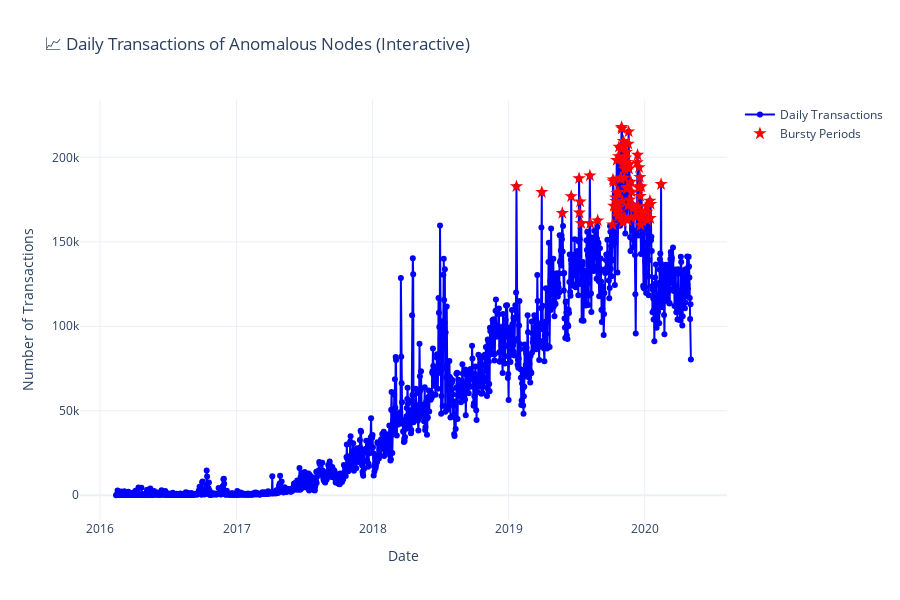

Here is the notebook cell this chart was saved with:
### Code cell
import pandas as pd
import os
from collections import Counter
import plotly.graph_objs as go
from plotly.subplots import make_subplots


folder_path = r"D:\bhavya\daywise1"
anomalous_nodes_file = r"C:\Users\varun\OneDrive\Desktop\major\top_anomalous_nodes.csv"

top_anomalies = pd.read_csv(anomalous_nodes_file)
anomalous_nodes = set(top_anomalies['node'].tolist())

daily_counts = Counter()
full_data = []
daywise_files = sorted([f for f in os.listdir(folder_path) if f.endswith('.txt')])

print(f"Total files to read: {len(daywise_files)}")

for idx, file in enumerate(daywise_files):
    file_path = os.path.join(folder_path, file)
    print(f"[{idx+1}/{len(daywise_files)}] Processing file: {file}")
    
    try:
        df = pd.read_csv(file_path, header=None, delim_whitespace=True)
        if df.shape[1] != 8:
            print(f"  !! Warning in {file}: Detected {df.shape[1]} columns instead of 8")
            continue

        df.columns = ['timestamp', 'date', 'time', 'from', 'to', 'fromiscontract', 'toiscontract', 'value']

        df['from'] = pd.to_numeric(df['from'], errors='coerce')
        df['to'] = pd.to_numeric(df['to'], errors='coerce')
        df['date'] = pd.to_datetime(df['date'], errors='coerce')
        df = df.dropna(subset=['from', 'to', 'date'])

        df_filtered = df[df['from'].isin(anomalous_nodes) | df['to'].isin(anomalous_nodes)]

        date_counts = df_filtered['date'].value_counts()
        for date, count in date_counts.items():
            daily_counts[date] += count

        full_data.append(df_filtered)

    except Exception as e:
        print(f"  !! Error in {file}: {e}")

df_resampled = pd.Series(daily_counts).sort_index()
threshold = df_resampled.quantile(0.95)
bursty_periods = df_resampled[df_resampled > threshold]


fig = make_subplots(rows=1, cols=1)

fig.add_trace(go.Scatter(
    x=df_resampled.index,
    y=df_resampled.values,
    mode='lines+markers',
    name='Daily Transactions',
    line=dict(color='blue'),
    hovertemplate='Date: %{x}<br>Transactions: %{y}<extra></extra>'
))

fig.add_trace(go.Scatter(
    x=bursty_periods.index,
    y=bursty_periods.values,
    mode='markers',
    name='Bursty Periods',
    marker=dict(color='red', size=10, symbol='star'),
    hovertemplate='Bursty Date: %{x}<br>Transactions: %{y}<extra></extra>'
))

fig.update_layout(
    title='Daily Transactions of Anomalous Nodes (Interactive)',
    xaxis_title='Date',
    yaxis_title='Number of Transactions',
    hovermode='closest',
    template='plotly_white',
    height=600,
    showlegend=True
)

fig.show()

### Figure 1 — Plotly figure (JSON) as saved in the notebook; plotly's stock layout.template omitted (floating-point values rounded to 4 significant figures; data arrays with more than 128 entries replaced by an {"elided": "..."} marker saying what was removed)
{"data": [{"hovertemplate": "Date: %{x}<br>Transactions: %{y}<extra></extra>", "line": {"color": "blue"}, "mode": "lines+markers", "name": "Daily Transactions", "type": "scatter", "x": {"elided": "1543 str values"}, "y": {"elided": "1543 int values"}}, {"hovertemplate": "🔥 Bursty Date: %{x}<br>Transactions: %{y}<extra></extra>", "marker": {"color": "red", "size": 10, "symbol": "star"}, "mode": "markers", "name": "Bursty Periods", "type": "scatter", "x": ["2019-01-22T00:00:00", "2019-03-31T00:00:00", "2019-05-25T00:00:00", "2019-06-18T00:00:00", "2019-07-09T00:00:00", "2019-07-10T00:00:00", "2019-07-12T00:00:00", "2019-07-15T00:00:00", "2019-08-07T00:00:00", "2019-08-08T00:00:00", "2019-08-28T00:00:00", "2019-10-07T00:00:00", "2019-10-08T00:00:00", "2019-10-09T00:00:00", "2019-10-10T00:00:00", "2019-10-15T00:00:00", "2019-10-16T00:00:00", "2019-10-17T00:00:00", "2019-10-18T00:00:00", "2019-10-19T00:00:00", "2019-10-21T00:00:00", "2019-10-22T00:00:00", "2019-10-23T00:00:00", "2019-10-24T00:00:00", "2019-10-25T00:00:00", "2019-10-26T00:00:00", "2019-10-28T00:00:00", "2019-10-29T00:00:00", "2019-10-30T00:00:00", "2019-10-31T00:00:00", "2019-11-01T00:00:00", "2019-11-02T00:00:00", "2019-11-03T00:00:00", "2019-11-04T00:00:00", "2019-11-05T00:00:00", "2019-11-06T00:00:00", "2019-11-07T00:00:00", "2019-11-08T00:00:00", "2019-11-09T00:00:00", "2019-11-11T00:00:00", "2019-11-12T00:00:00", "2019-11-13T00:00:00", "2019-11-14T00:00:00", "2019-11-15T00:00:00", "2019-11-16T00:00:00", "2019-11-17T00:00:00", "2019-11-18T00:00:00", "2019-11-19T00:00:00", "2019-11-20T00:00:00", "2019-11-21T00:00:00", "2019-11-22T00:00:00", "2019-11-25T00:00:00", "2019-11-26T00:00:00", "2019-11-27T00:00:00", "2019-11-29T00:00:00", "2019-12-02T00:00:00", "2019-12-09T00:00:00", "2019-12-10T00:00:00", "2019-12-12T00:00:00", "2019-12-13T00:00:00", "2019-12-14T00:00:00", "2019-12-16T00:00:00", "2019-12-17T00:00:00", "2019-12-18T00:00:00", "2019-12-19T00:00:00", "2019-12-20T00:00:00", "2019-12-21T00:00:00", "2019-12-23T00:00:00", "2019-12-24T00:00:00", "2019-12-25T00:00:00", "2019-12-26T00:00:00", "2020-01-06T00:00:00", "2020-01-07T00:00:00", "2020-01-08T00:00:00", "2020-01-15T00:00:00", "2020-01-16T00:00:00", "2020-01-17T00:00:00", "2020-02-14T00:00:00"], "y": [182769, 179348, 166981, 176925, 187515, 167205, 173739, 160937, 189169, 160879, 162558, 160080, 186855, 185551, 171222, 176119, 173993, 168054, 198334, 178807, 165052, 179517, 200615, 206148, 170634, 166043, 187340, 188007, 204854, 217800, 216935, 174032, 161579, 196714, 209584, 206301, 187845, 193098, 164057, 199762, 197142, 203064, 181425, 182367, 162791, 171470, 208004, 215198, 193227, 195883, 174996, 185520, 164459, 179506, 172054, 170395, 164751, 167708, 196999, 201372, 170937, 182040, 194015, 182797, 188269, 176991, 159865, 182689, 163730, 163194, 166989, 171181, 167757, 163059, 174255, 163955, 172300, 184047]}], "layout": {"height": 600, "hovermode": "closest", "showlegend": true, "title": {"text": "📈 Daily Transactions of Anomalous Nodes (Interactive)"}, "xaxis": {"anchor": "y", "domain": [0, 1], "title": {"text": "Date"}}, "yaxis": {"anchor": "x", "domain": [0, 1], "title": {"text": "Number of Transactions"}}}}
